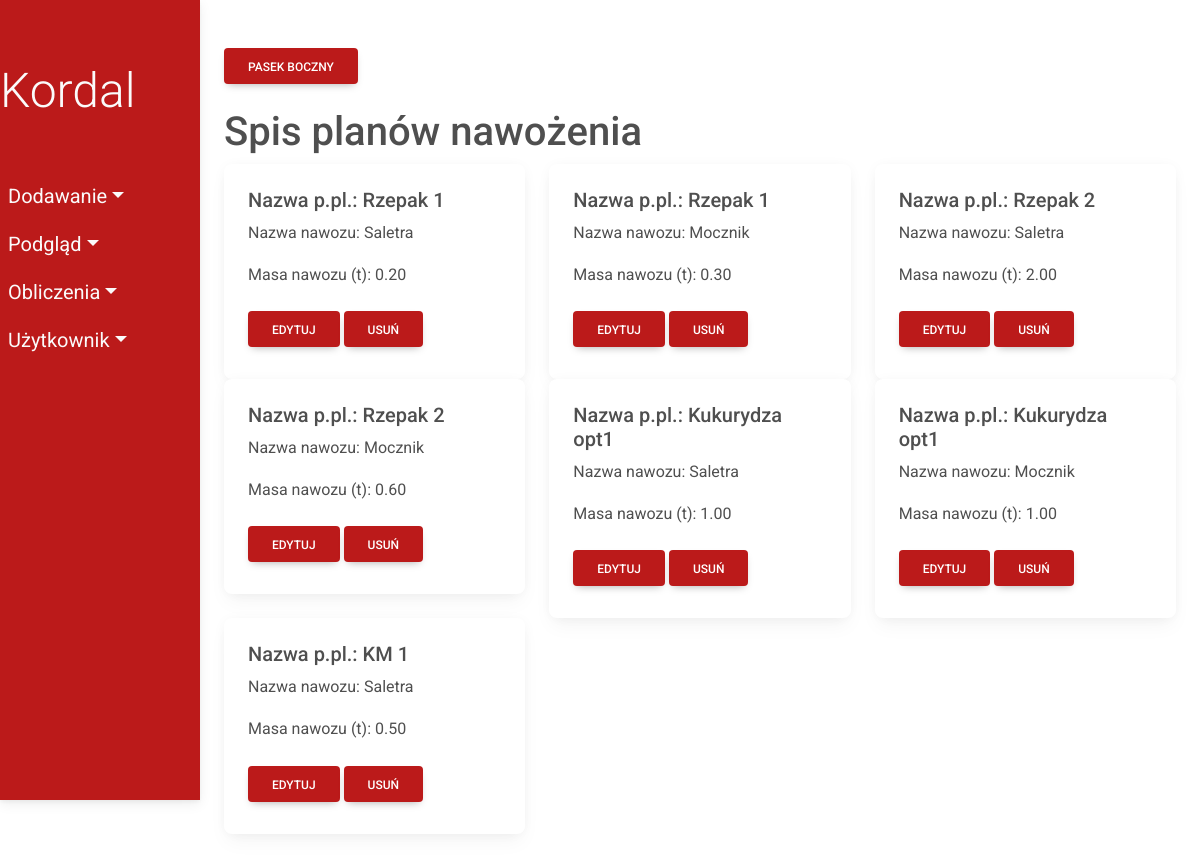
The page /fertilization_plans/ on the database as committed earlier.
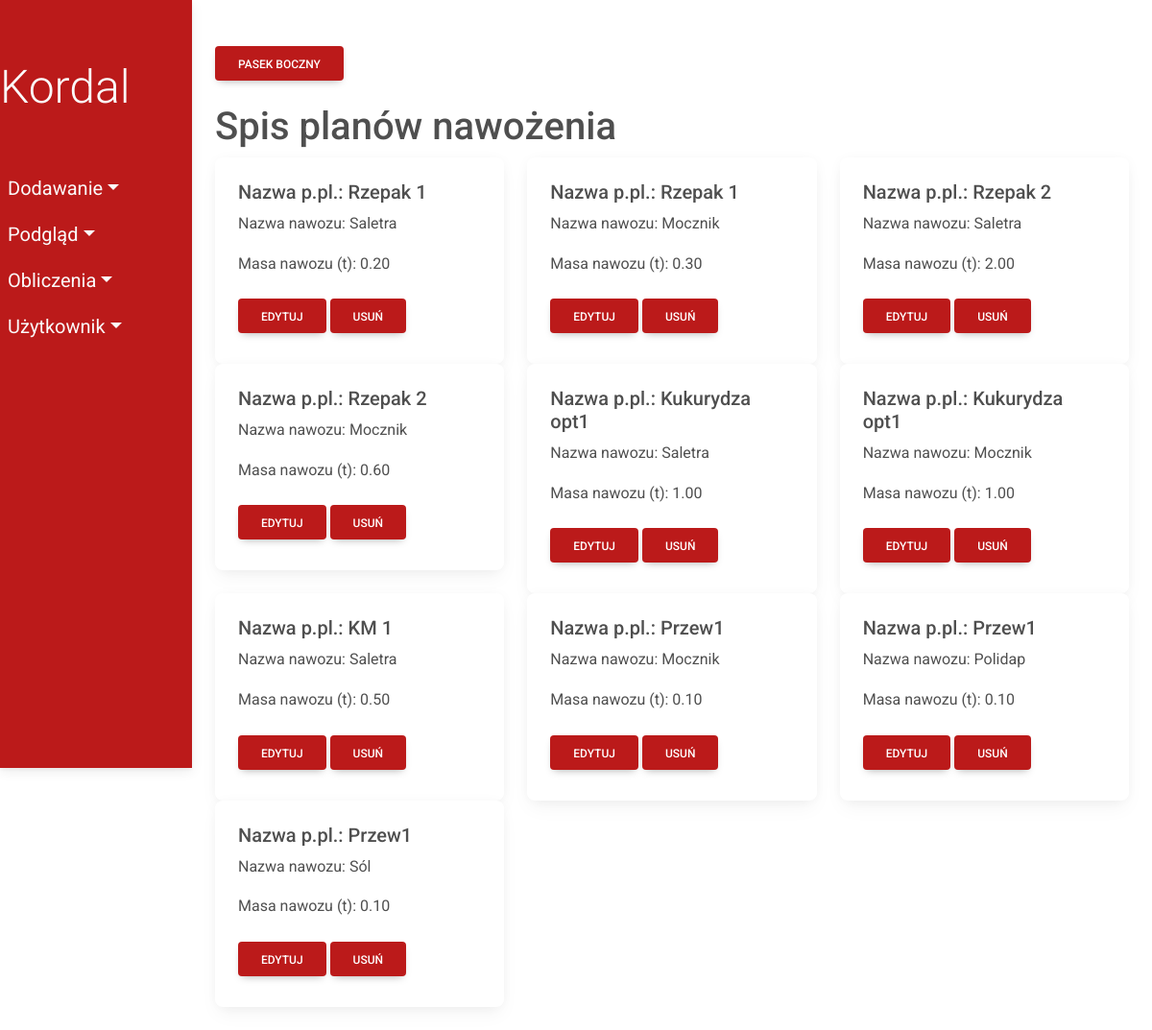
The same page on the database as committed later.
### fields/models.py (models this page shows, shortened)
class FertilizationPlan(models.Model):
    predicted_crop = models.ForeignKey(
        'PredictedCrop', on_delete=models.CASCADE)
    fertilizer = models.ForeignKey('Fertilizer', on_delete=models.CASCADE)
    fertilizer_mass = models.DecimalField(max_digits=10, decimal_places=2)
    class Meta:
        db_table = 'FertilizationPlan'

class PredictedCrop(models.Model):
    predicted_crop_name = models.CharField(max_length=50)
    plant = models.ForeignKey(Plant, on_delete=models.CASCADE)
    crop_mass = models.DecimalField(max_digits=10, decimal_places=2)
    class_field = models.ForeignKey(
        ClassField, on_delete=models.CASCADE, db_column='class_id')
    class Meta:
        db_table = 'PredictedCrop'
    def __str__(self):
        return self.predicted_crop_name

class Fertilizer(models.Model):
    fertilizer_name = models.CharField(max_length=50)
    price = models.DecimalField(max_digits=10, decimal_places=2)
    class Meta:
        db_table = 'Fertilizer'
    def __str__(self):
        return self.fertilizer_name

### fields/views/viewsFertilizationPlan.py (the view)
# urls.py: path('fertilization_plans/', viewsFertilizationPlan.show_fertilization_plans,
def show_fertilization_plans(request):
    fertilization_plans = FertilizationPlan.objects.all()
    return render(request, 'fields/show/fertilizationPlan.html', {'fertilization_plans': fertilization_plans})

### fields/templates/fields/show/fertilizationPlan.html
{% extends 'fields/index.html' %}
      {% block content %}
      <h1>Spis planów nawożenia</h1>
      <div class="row">
        {% for fertilization_plan in fertilization_plans %}
        <div class="col-sm-4">
          <div class="card">
            <div class="card-body">
              <h5 class="card-title">Nazwa p.pl.: {{ fertilization_plan.predicted_crop}}</h5>
              <p class="card-text">Nazwa nawozu: {{ fertilization_plan.fertilizer}}</p>
              <p class="card-text">Masa nawozu (t): {{ fertilization_plan.fertilizer_mass}}</p>
              <a href="update/{{fertilization_plan.id}}" class="btn my-2 menu-btn">Edytuj</a>
              <a href="delete/{{fertilization_plan.id}}" class="btn my-2 menu-btn">Usuń</a>
            </div>
          </div>
        </div>
        {% endfor %}
      </div>
    {% endblock %}

Rows that differ between the two databases and show on the page:
added FertilizationPlan: predicted_crop "Przew1", fertilizer "Mocznik", fertilizer_mass "0.10"
added FertilizationPlan: predicted_crop "Przew1", fertilizer "Polidap", fertilizer_mass "0.10"
added FertilizationPlan: predicted_crop "Przew1", fertilizer "Sól", fertilizer_mass "0.10"
